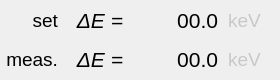
    <widget class="QWidget" name="widget_4" native="true">
     <property name="geometry">
      <rect>
       <x>15</x>
       <y>105</y>
       <width>280</width>
       <height>80</height>
      </rect>
     </property>
     <layout class="QGridLayout" name="gridLayout_4">
      <property name="leftMargin">
       <number>2</number>
      </property>
      <property name="topMargin">
       <number>2</number>
      </property>
      <property name="rightMargin">
       <number>2</number>
      </property>
      <property name="bottomMargin">
       <number>2</number>
      </property>
      <property name="horizontalSpacing">
       <number>10</number>
      </property>
      <property name="verticalSpacing">
       <number>2</number>
      </property>
      <item row="1" column="1">
       <widget class="QLabel" name="label_22">
        <property name="font">
         <font>
          <pointsize>16</pointsize>
          <italic>true</italic>
         </font>
        </property>
        <property name="text">
         <string>ΔE =</string>
        </property>
        <property name="alignment">
         <set>Qt::AlignRight|Qt::AlignTrailing|Qt::AlignVCenter</set>
        </property>
       </widget>
      </item>
      <item row="2" column="3">
       <widget class="QLabel" name="meas_1_l_2">
        <property name="maximumSize">
         <size>
          <width>50</width>
          <height>16777215</height>
         </size>
        </property>
        <property name="font">
         <font>
          <pointsize>14</pointsize>
         </font>
        </property>
        <property name="styleSheet">
         <string notr="true">color: rgb(200, 200, 200);</string>
        </property>
        <property name="text">
         <string>keV</string>
        </property>
        <property name="alignment">
         <set>Qt::AlignLeading|Qt::AlignLeft|Qt::AlignVCenter</set>
        </property>
       </widget>
      </item>
      <item row="1" column="2">
       <widget class="PyDMLabel" name="phi_gun_8">
        <property name="minimumSize">
         <size>
          <width>85</width>
          <height>0</height>
         </size>
        </property>
        <property name="font">
         <font>
          <pointsize>16</pointsize>
         </font>
        </property>
        <property name="toolTip">
         <string/>
        </property>
        <property name="styleSheet">
         <string notr="true">PyDMLabel {
  border-radius: 2px;
}
PyDMLabel[alarmSensitiveBorder=&quot;true&quot;][alarmSeverity=&quot;0&quot;] {
  background-color: rgb(0,0,10);
  color: rgb(144,194,255);
}
PyDMLabel[alarmSensitiveBorder=&quot;true&quot;][alarmSeverity=&quot;1&quot;] {
  background-color: rgb(0,0,10);
  color: rgb(255,255,0);
}

PyDMLabel[alarmSensitiveBorder=&quot;true&quot;][alarmSeverity=&quot;2&quot;] {
  background-color: rgb(255,0,0);
  color: rgb(255,255,255);
}

PyDMLabel[alarmSensitiveBorder=&quot;true&quot;][alarmSeverity=&quot;3&quot;] {
  background-color: rgb(192,0,255);
  color: rgb(255,255,0);
}

PyDMLabel[alarmSensitiveBorder=&quot;true&quot;][alarmSeverity=&quot;4&quot;] {
  color: rgb(218,218,218);
  background-color: rgb(25,25,25);
}</string>
        </property>
        <property name="text">
         <string>00.0</string>
        </property>
        <property name="alignment">
         <set>Qt::AlignRight|Qt::AlignTrailing|Qt::AlignVCenter</set>
        </property>
        <property name="margin">
         <number>3</number>
        </property>
        <property name="precision" stdset="0">
         <number>1</number>
        </property>
        <property name="showUnits" stdset="0">
         <bool>false</bool>
        </property>
        <property name="precisionFromPV" stdset="0">
         <bool>false</bool>
        </property>
        <property name="alarmSensitiveContent" stdset="0">
         <bool>true</bool>
        </property>
        <property name="alarmSensitiveBorder" stdset="0">
         <bool>true</bool>
        </property>
        <property name="PyDMToolTip" stdset="0">
         <string/>
        </property>
        <property name="channel" stdset="0">
         <string>SIOC:SYS1:ML01:AO207</string>
        </property>
        <property name="enableRichText" stdset="0">
         <bool>false</bool>
        </property>
       </widget>
      </item>
      <item row="2" column="2">
       <widget class="PyDMLabel" name="phi_gun_6">
        <property name="minimumSize">
         <size>
          <width>85</width>
          <height>0</height>
         </size>
        </property>
        <property name="font">
         <font>
          <pointsize>16</pointsize>
         </font>
        </property>
        <property name="toolTip">
         <string/>
        </property>
        <property name="styleSheet">
         <string notr="true">PyDMLabel {
  border-radius: 2px;
}
PyDMLabel[alarmSensitiveBorder=&quot;true&quot;][alarmSeverity=&quot;0&quot;] {
  background-color: rgb(0,0,10);
  color: rgb(144,194,255);
}
PyDMLabel[alarmSensitiveBorder=&quot;true&quot;][alarmSeverity=&quot;1&quot;] {
  background-color: rgb(0,0,10);
  color: rgb(255,255,0);
}

PyDMLabel[alarmSensitiveBorder=&quot;true&quot;][alarmSeverity=&quot;2&quot;] {
  background-color: rgb(255,0,0);
  color: rgb(255,255,255);
}

PyDMLabel[alarmSensitiveBorder=&quot;true&quot;][alarmSeverity=&quot;3&quot;] {
  background-color: rgb(192,0,255);
  color: rgb(255,255,0);
}

PyDMLabel[alarmSensitiveBorder=&quot;true&quot;][alarmSeverity=&quot;4&quot;] {
  color: rgb(218,218,218);
  background-color: rgb(25,25,25);
}</string>
        </property>
        <property name="text">
         <string>00.0</string>
        </property>
        <property name="alignment">
         <set>Qt::AlignRight|Qt::AlignTrailing|Qt::AlignVCenter</set>
        </property>
        <property name="margin">
         <number>3</number>
        </property>
        <property name="precision" stdset="0">
         <number>1</number>
        </property>
        <property name="showUnits" stdset="0">
         <bool>false</bool>
        </property>
        <property name="precisionFromPV" stdset="0">
         <bool>false</bool>
        </property>
        <property name="alarmSensitiveContent" stdset="0">
         <bool>true</bool>
        </property>
        <property name="alarmSensitiveBorder" stdset="0">
         <bool>true</bool>
        </property>
        <property name="PyDMToolTip" stdset="0">
         <string/>
        </property>
        <property name="channel" stdset="0">
         <string>SIOC:SYS1:ML00:CALC141</string>
        </property>
        <property name="enableRichText" stdset="0">
         <bool>false</bool>
        </property>
       </widget>
      </item>
      <item row="2" column="1">
       <widget class="QLabel" name="label_10">
        <property name="font">
         <font>
          <pointsize>16</pointsize>
          <italic>true</italic>
         </font>
        </property>
        <property name="text">
         <string>ΔE =</string>
        </property>
        <property name="alignment">
         <set>Qt::AlignRight|Qt::AlignTrailing|Qt::AlignVCenter</set>
        </property>
       </widget>
      </item>
      <item row="1" column="3">
       <widget class="QLabel" name="meas_1_l_6">
        <property name="maximumSize">
         <size>
          <width>50</width>
          <height>16777215</height>
         </size>
        </property>
        <property name="font">
         <font>
          <pointsize>14</pointsize>
         </font>
        </property>
        <property name="styleSheet">
         <string notr="true">color: rgb(200, 200, 200);</string>
        </property>
        <property name="text">
         <string>keV</string>
        </property>
        <property name="alignment">
         <set>Qt::AlignLeading|Qt::AlignLeft|Qt::AlignVCenter</set>
        </property>
       </widget>
      </item>
      <item row="1" column="0">
       <widget class="QLabel" name="label_23">
        <property name="font">
         <font>
          <pointsize>14</pointsize>
          <italic>false</italic>
         </font>
        </property>
        <property name="text">
         <string>set</string>
        </property>
        <property name="alignment">
         <set>Qt::AlignRight|Qt::AlignTrailing|Qt::AlignVCenter</set>
        </property>
       </widget>
      </item>
      <item row="2" column="0">
       <widget class="QLabel" name="label_24">
        <property name="font">
         <font>
          <pointsize>14</pointsize>
          <italic>false</italic>
         </font>
        </property>
        <property name="text">
         <string>meas.</string>
        </property>
        <property name="alignment">
         <set>Qt::AlignRight|Qt::AlignTrailing|Qt::AlignVCenter</set>
        </property>
       </widget>
      </item>
     </layout>
    </widget>
